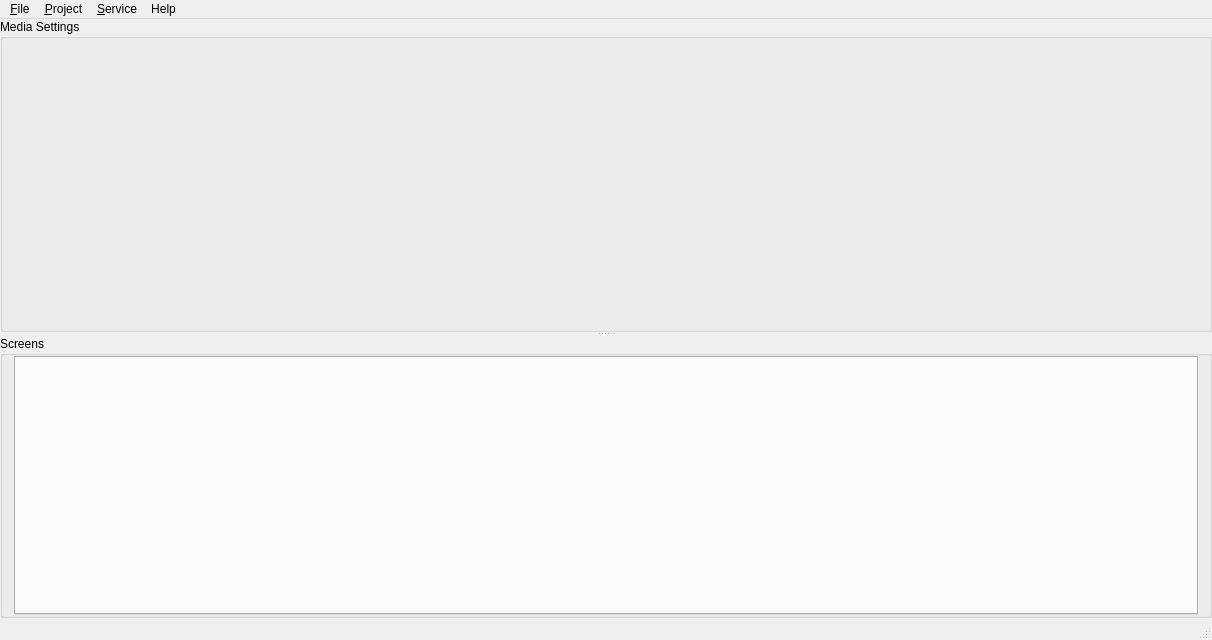
<?xml version="1.0" encoding="UTF-8"?>
<ui version="4.0">
 <class>MDVMainWindow</class>
 <widget class="QMainWindow" name="MDVMainWindow">
  <property name="geometry">
   <rect>
    <x>0</x>
    <y>0</y>
    <width>1212</width>
    <height>640</height>
   </rect>
  </property>
  <property name="windowIcon">
   <iconset resource="icons.qrc">
    <normaloff>:/icons/main-icon.png</normaloff>:/icons/main-icon.png</iconset>
  </property>
  <widget class="QWidget" name="centralWidget">
   <layout class="QHBoxLayout" name="horizontalLayout_3">
    <property name="leftMargin">
     <number>0</number>
    </property>
    <property name="topMargin">
     <number>0</number>
    </property>
    <property name="rightMargin">
     <number>0</number>
    </property>
    <property name="bottomMargin">
     <number>0</number>
    </property>
    <item>
     <widget class="QSplitter" name="mainSplitter">
      <property name="orientation">
       <enum>Qt::Vertical</enum>
      </property>
      <widget class="MediaSettingsGroupBox" name="mediaSettinsGroupBox">
       <property name="title">
        <string>Media Settings</string>
       </property>
      </widget>
      <widget class="QGroupBox" name="Screens">
       <property name="title">
        <string>Screens</string>
       </property>
       <layout class="QVBoxLayout" name="verticalLayout_6">
        <property name="topMargin">
         <number>0</number>
        </property>
        <property name="bottomMargin">
         <number>0</number>
        </property>
        <item>
         <widget class="MyTabWidget" name="screensTabWidget">
          <property name="currentIndex">
           <number>-1</number>
          </property>
          <property name="movable">
           <bool>true</bool>
          </property>
         </widget>
        </item>
       </layout>
      </widget>
     </widget>
    </item>
   </layout>
  </widget>
  <widget class="QStatusBar" name="statusBar"/>
  <widget class="QMenuBar" name="menuBar">
   <property name="geometry">
    <rect>
     <x>0</x>
     <y>0</y>
     <width>1212</width>
     <height>21</height>
    </rect>
   </property>
   <widget class="QMenu" name="menuHelp">
    <property name="title">
     <string>Help</string>
    </property>
    <addaction name="actionAboutQt"/>
    <addaction name="actionAbout"/>
   </widget>
   <widget class="QMenu" name="menu_File">
    <property name="title">
     <string>&amp;File</string>
    </property>
    <addaction name="actionNewProject"/>
    <addaction name="actionOpenProject"/>
    <addaction name="actionSaveProject"/>
    <addaction name="actionSaveProjectAs"/>
    <addaction name="separator"/>
    <addaction name="actionQuit"/>
   </widget>
   <widget class="QMenu" name="menu_Project">
    <property name="title">
     <string>&amp;Project</string>
    </property>
    <addaction name="actionRenameScreen"/>
    <addaction name="separator"/>
    <addaction name="actionExtensions"/>
   </widget>
   <widget class="QMenu" name="menuService">
    <property name="title">
     <string>&amp;Service</string>
    </property>
    <addaction name="actionSettings"/>
    <addaction name="actionLog"/>
   </widget>
   <addaction name="menu_File"/>
   <addaction name="menu_Project"/>
   <addaction name="menuService"/>
   <addaction name="menuHelp"/>
  </widget>
  <action name="actionAboutQt">
   <property name="icon">
    <iconset resource="icons.qrc">
     <normaloff>:/icons/qt.png</normaloff>:/icons/qt.png</iconset>
   </property>
   <property name="text">
    <string>About Qt</string>
   </property>
  </action>
  <action name="actionAbout">
   <property name="icon">
    <iconset resource="icons.qrc">
     <normaloff>:/icons/question-frame.png</normaloff>:/icons/question-frame.png</iconset>
   </property>
   <property name="text">
    <string>About</string>
   </property>
  </action>
  <action name="actionRenameScreen">
   <property name="icon">
    <iconset resource="icons.qrc">
     <normaloff>:/icons/pencil.png</normaloff>:/icons/pencil.png</iconset>
   </property>
   <property name="text">
    <string>Rename Screen</string>
   </property>
  </action>
  <action name="actionOpenProject">
   <property name="icon">
    <iconset resource="icons.qrc">
     <normaloff>:/icons/folder-open-document.png</normaloff>:/icons/folder-open-document.png</iconset>
   </property>
   <property name="text">
    <string>&amp;Open Project</string>
   </property>
   <property name="shortcut">
    <string>Ctrl+O</string>
   </property>
  </action>
  <action name="actionNewProject">
   <property name="icon">
    <iconset resource="icons.qrc">
     <normaloff>:/icons/document--plus.png</normaloff>:/icons/document--plus.png</iconset>
   </property>
   <property name="text">
    <string>&amp;New Project</string>
   </property>
   <property name="shortcut">
    <string>Ctrl+N</string>
   </property>
  </action>
  <action name="actionSaveProject">
   <property name="icon">
    <iconset resource="icons.qrc">
     <normaloff>:/icons/disk.png</normaloff>:/icons/disk.png</iconset>
   </property>
   <property name="text">
    <string>&amp;Save Project</string>
   </property>
   <property name="shortcut">
    <string>Ctrl+S</string>
   </property>
  </action>
  <action name="actionQuit">
   <property name="icon">
    <iconset resource="icons.qrc">
     <normaloff>:/icons/door-open.png</normaloff>:/icons/door-open.png</iconset>
   </property>
   <property name="text">
    <string>&amp;Quit</string>
   </property>
   <property name="shortcut">
    <string>Ctrl+Q</string>
   </property>
  </action>
  <action name="actionSaveProjectAs">
   <property name="icon">
    <iconset resource="icons.qrc">
     <normaloff>:/icons/disk--pencil.png</normaloff>:/icons/disk--pencil.png</iconset>
   </property>
   <property name="text">
    <string>Save Project As</string>
   </property>
  </action>
  <action name="actionExtensions">
   <property name="icon">
    <iconset resource="icons.qrc">
     <normaloff>:/icons/plug.png</normaloff>:/icons/plug.png</iconset>
   </property>
   <property name="text">
    <string>&amp;Extensions</string>
   </property>
  </action>
  <action name="actionLog">
   <property name="icon">
    <iconset resource="icons.qrc">
     <normaloff>:/icons/exclamation-button.png</normaloff>:/icons/exclamation-button.png</iconset>
   </property>
   <property name="text">
    <string>&amp;Log</string>
   </property>
  </action>
  <action name="actionSettings">
   <property name="icon">
    <iconset resource="icons.qrc">
     <normaloff>:/icons/wrench.png</normaloff>:/icons/wrench.png</iconset>
   </property>
   <property name="text">
    <string>Settings</string>
   </property>
  </action>
 </widget>
 <layoutdefault spacing="6" margin="11"/>
 <customwidgets>
  <customwidget>
   <class>MyTabWidget</class>
   <extends>QTabWidget</extends>
   <header>mytabwidget.h</header>
   <container>1</container>
  </customwidget>
  <customwidget>
   <class>MediaSettingsGroupBox</class>
   <extends>QGroupBox</extends>
   <header>mediasettingsgroupbox.h</header>
   <container>1</container>
  </customwidget>
 </customwidgets>
 <resources>
  <include location="icons.qrc"/>
 </resources>
 <connections>
  <connection>
   <sender>actionQuit</sender>
   <signal>triggered()</signal>
   <receiver>MDVMainWindow</receiver>
   <slot>close()</slot>
   <hints>
    <hint type="sourcelabel">
     <x>-1</x>
     <y>-1</y>
    </hint>
    <hint type="destinationlabel">
     <x>605</x>
     <y>319</y>
    </hint>
   </hints>
  </connection>
 </connections>
</ui>
